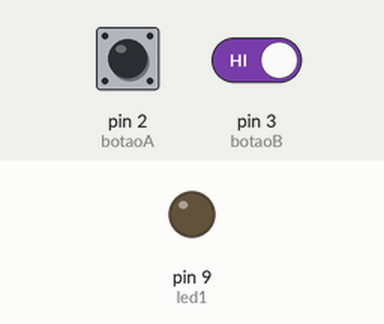
Simulated run of this sketch. Board: Arduino Uno, built with avr-gcc and run on an emulated ATmega328P. Shown: output pins drawn as LEDs (lit = HIGH). The inputs (shaded band) are chosen by the test bench; at power-on: pin 2 (botaoA) HIGH, pin 3 (botaoB) HIGH. What the sketch prints to the serial monitor is not drawn.

Above: at 1.2 s.
1.3 s: pin 2 (botaoA) pulled LOW for 0.15 s
2.9 s: pin 2 (botaoA) driven LOW and pin 3 (botaoB) driven LOW
Timing chart, 0 to 5.9 s (numbered marks = the images above; inputs shaded):
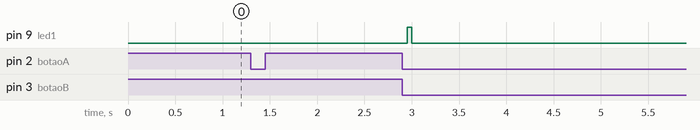

The sketch:

marcos_lista8.ino
```cpp
const int botaoA = 2;
const int botaoB = 3;
const int led1   = 9;

const unsigned long TEMPO_ACESO = 5000;

bool ledAtivo              = false;
unsigned long tempoInicio  = 0;

bool estadoAnteriorBotaoA  = HIGH;
bool estadoAnteriorBotaoB  = HIGH;

void setup() {
  pinMode(botaoA, INPUT_PULLUP);
  pinMode(botaoB, INPUT_PULLUP);
  pinMode(led1, OUTPUT);
  digitalWrite(led1, LOW);

  Serial.begin(9600);
  Serial.println("Sistema pronto.");
}

void loop() {
  bool estadoA = digitalRead(botaoA);
  bool estadoB = digitalRead(botaoB);
  unsigned long agora = millis();


  if (estadoA == LOW && estadoAnteriorBotaoA == HIGH) {
    delay(50); // Debounce
    if (digitalRead(botaoA) == LOW) {
      ledAtivo     = true;
      tempoInicio  = millis();
      digitalWrite(led1, HIGH);

      Serial.println("LED aceso por 5 segundos.");
    }
  }


  if (estadoB == LOW && estadoAnteriorBotaoB == HIGH) {
    delay(50); // Debounce
    if (digitalRead(botaoB) == LOW) {
      if (ledAtivo) {
        ledAtivo = false;
        digitalWrite(led1, LOW);

        unsigned long decorrido = (agora - tempoInicio) / 1000;
        Serial.print("LED cancelado após ");
        Serial.print(decorrido);
        Serial.println("s.");
      }
    }
  }


  if (ledAtivo && (agora - tempoInicio >= TEMPO_ACESO)) {
    ledAtivo = false;
    digitalWrite(led1, LOW);
    Serial.println("LED apagado automaticamente.");
  }

  estadoAnteriorBotaoA = estadoA;
  estadoAnteriorBotaoB = estadoB;
}
```

Measured:
- after the input at 2.9 s, pin 9 (led1): LOW → HIGH after 0.05 s, → LOW 0.05 s later
